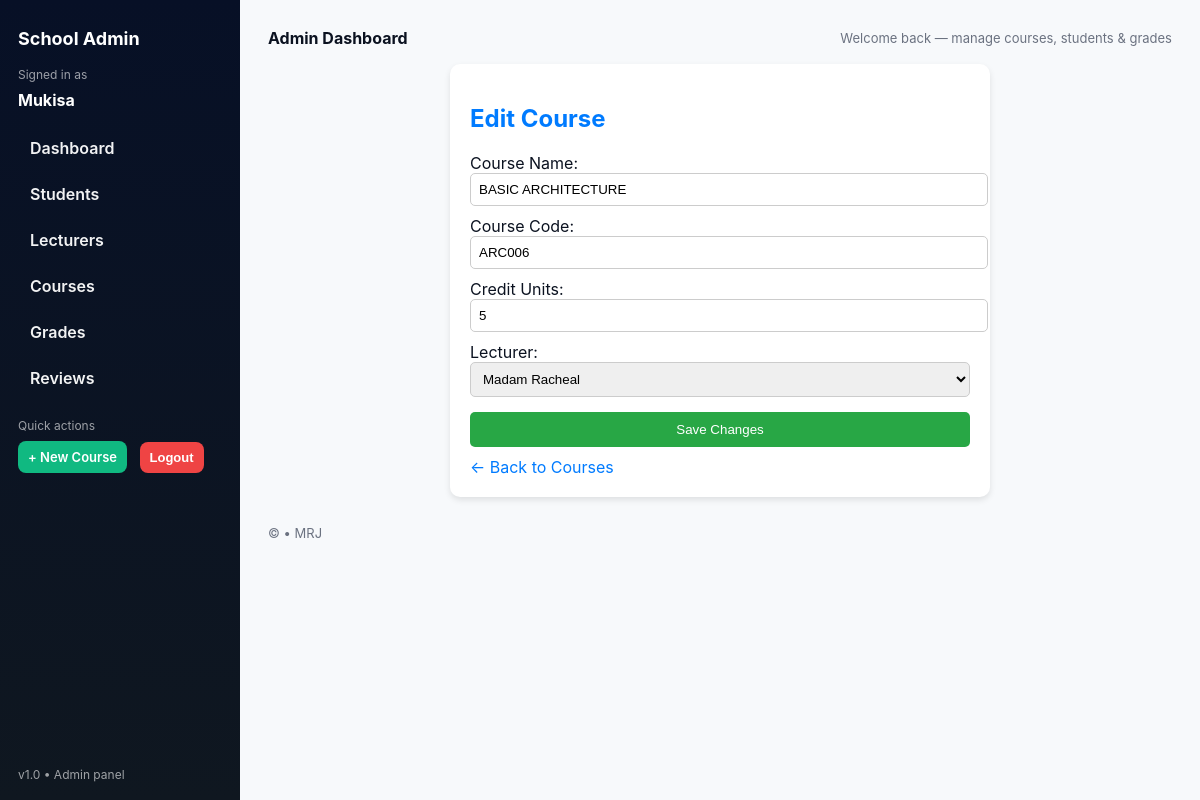
The page /reports/dashboard/lecturer/course/5/edit/ (signed in) on the database its author committed.
### reports/models.py (models this page shows, shortened)
class Course(models.Model):
    name = models.CharField(max_length=200)
    code = models.CharField(max_length=200)
    credit_units = models.IntegerField()
    lecturer = models.CharField(max_length=200)
    students = models.ManyToManyField(Student, related_name='courses', blank=True)

### reports/views.py (the view, shortened to what this page needs)
# urls.py: path('dashboard/lecturer/course/<int:course_id>/edit/', views.edit_course, name='edit_course'),
@login_required
def edit_course(request, course_id):
    course = get_object_or_404(Course, id=course_id)
    if hasattr(request.user, 'profile'):
        if request.user.profile.role == 'lecturer' and course.lecturer != request.user.profile:
            return redirect('lecturer_dashboard')
    lecturers = Profile.objects.filter(role='lecturer')
    return render(request, 'reports/edit_course.html', {'course': course, 'lecturers': lecturers})

### reports/templates/reports/edit_course.html (shortened to what this page needs)
{% extends "reports/admin_base.html" %}
{% block content %}
<div style="max-width:500px; margin:auto; background:#fff; padding:20px; border-radius:10px; box-shadow:0 3px 6px rgba(0,0,0,0.1);">
    <h2 style="color:#007bff;">Edit Course</h2>
    <form method="post">
        <label>Course Name:</label><br>
        <input type="text" name="name" value="{{ course.name }}" required
               style="width:100%; padding:8px; margin-bottom:10px; border-radius:5px; border:1px solid #ccc;">
        <label>Course Code:</label><br>
        <input type="text" name="code" value="{{ course.code }}" required
               style="width:100%; padding:8px; margin-bottom:10px; border-radius:5px; border:1px solid #ccc;">
        <label>Credit Units:</label><br>
        <input type="number" name="credit_units" value="{{ course.credit_units }}" required
               style="width:100%; padding:8px; margin-bottom:10px; border-radius:5px; border:1px solid #ccc;">
        {% if request.user.profile.role != 'lecturer' %}
        <label>Lecturer:</label><br>
        <select name="lecturer" style="width:100%; padding:8px; margin-bottom:15px; border-radius:5px; border:1px solid #ccc;">
            {% for lecturer in lecturers %}
                <option value="{{ lecturer.id }}" {% if lecturer == course.lecturer %}selected{% endif %}>
                    {{ lecturer.user.username }}
                </option>
            {% endfor %}
        </select>
        {% endif %}
        <button type="submit" style="width:100%; padding:10px; background:#28a745; color:white; border:none; border-radius:5px; cursor:pointer;">
            Save Changes
        </button>
    </form>
    <a href="{% url 'admin_courses' %}"
       style="display:inline-block; margin-top:10px; text-decoration:none; color:#007bff;">← Back to Courses</a>
</div>
{% endblock %}

### reports/templates/reports/admin_base.html (shortened to what this page needs)
{% load static %}
<!DOCTYPE html>
<html lang="en">
<head>
</head>
<body>
  <div class="wrap">
    <aside class="sidebar">
      <div class="brand">School Admin</div>
      <div class="small">Signed in as</div>
      <div style="margin:8px 0 16px 0; font-weight:700;">{{ request.user.username }}</div>
      <nav class="nav">
        <a href="{% url 'admin_dashboard' %}" class="{% if request.resolver_match.url_name == 'admin_dashboard' %}active{% endif %}">Dashboard</a>
        <a href="{% url 'admin_students' %}" class="{% if request.resolver_match.url_name == 'admin_students' %}active{% endif %}">Students</a>
        <a href="{% url 'admin_lecturers' %}" class="{% if request.resolver_match.url_name == 'admin_lecturers' %}active{% endif %}">Lecturers</a>
        <a href="{% url 'admin_courses' %}" class="{% if request.resolver_match.url_name == 'admin_courses' %}active{% endif %}">Courses</a>
        <a href="{% url 'admin_grades' %}" class="{% if request.resolver_match.url_name == 'admin_grades' %}active{% endif %}">Grades</a>
        <a href="{% url 'admin_reviews' %}" class="{% if request.resolver_match.url_name == 'admin_reviews' %}active{% endif %}">Reviews</a>
      </nav>
      <div class="small" style="margin-top:20px;">Quick actions</div>
      <div style="margin-top:8px;">
        <a class="btn view" href="{% url 'admin_create_course' %}" style="background:#10b981;">+ New Course</a>
        <form method="post" action="{% url 'logout' %}" style="display:inline-block; margin-left:8px;">
          <button class="btn delete" type="submit" style="background:#ef4444; border:none; cursor:pointer;">Logout</button>
        </form>
      </div>
      <div class="small sidebar-foot" style="position: absolute; bottom:18px; left:18px; right:18px;">v1.0 • Admin panel</div>
    </aside>
    <main class="main">
      <div class="topbar">
        <div><strong>Admin Dashboard</strong></div>
        <div class="small-muted">Welcome back — manage courses, students & grades</div>
      </div>
      {% block content %}{% endblock %}
      <footer>© {{ now|date:"Y" }} • MRJ</footer>
    </main>
  </div>
</body>
</html>

### reports/templates/reports/admin_base.html (style rules this page uses)
:root { --bg:#f7f9fb; --sidebar:#0f1720; --accent:#2563eb; --muted:#6b7280; --card:#ffffff; --success:#16a34a; --danger:#ef4444; --radius:10px; --gap:18px; font-family:Inter, system-ui, -apple-system, "Segoe UI", Roboto, "Helvetica Neue", Arial; }
html,body { height:100%; margin:0; background:var(--bg); color:#0b1220; }
.wrap { display:flex; min-height:100vh; }
.sidebar { width:240px; background:linear-gradient(180deg,#071026 0%, #0f1720 100%); color:#fff; padding:28px 18px; box-sizing:border-box; }
.brand { font-weight:700; font-size:18px; margin-bottom:18px; display:flex; gap:10px; align-items:center; }
.nav { margin-top:18px; }
.nav a { display:flex; gap:12px; align-items:center; text-decoration:none; color:rgba(255,255,255,0.95); padding:10px 12px; border-radius:8px; margin-bottom:6px; font-weight:600; }
.sidebar .small { font-size:12px; color:rgba(255,255,255,0.6); margin-top:8px; }
.main { flex:1; padding:28px; box-sizing:border-box; }
.topbar { display:flex; justify-content:space-between; align-items:center; gap:16px; margin-bottom:16px; }
.btn { display:inline-block; padding:8px 10px; border-radius:8px; text-decoration:none; color:white; font-weight:600; font-size:13px; }
.btn.view { background:var(--accent); }
.btn.delete { background:var(--danger); }
.small-muted { font-size:13px; color:var(--muted); }
footer { margin-top:28px; color:var(--muted); font-size:13px; }

### rows shown on the page
Course: name "BASIC ARCHITECTURE", code "ARC006", credit_units "5"

### other values the page prints
{{ request.user.username }} "Mukisa"
form field lecturer "Madam Racheal"
